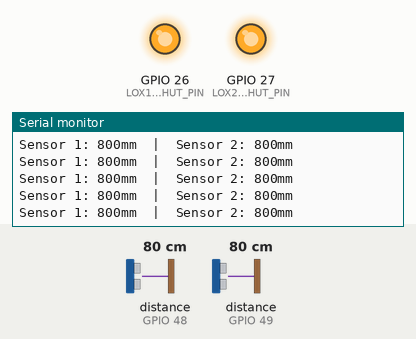
Simulated run of this sketch. Board: ESP32. Shown: output pins drawn as LEDs (lit = HIGH), the last lines printed to the serial monitor. The inputs (shaded band) are chosen by the test bench; at power-on: distance to the obstacle (sensors on GPIO 48, GPIO 49) 80 cm.

Above: at 1.2 s.
1.3 s: distance to the obstacle (sensor on GPIO 48) set to 250 cm
At 1.53 s:
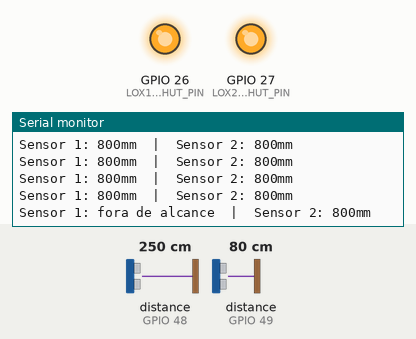
3.3 s: distance to the obstacle (sensor on GPIO 49) set to 250 cm
At 3.53 s:
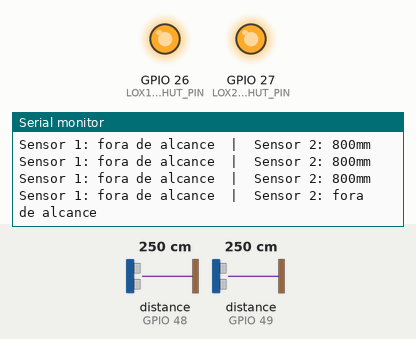
5.3 s: distance to the obstacle (sensor on GPIO 48) set to 2 cm
At 5.53 s:
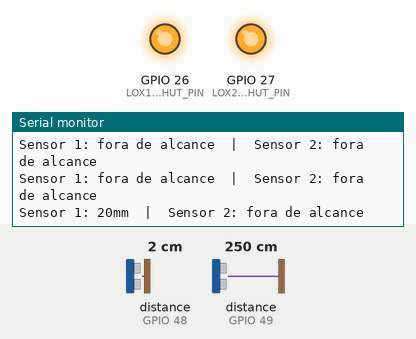

Measured:
- after the input at 1.3 s, the serial monitor: prints a new line after 0.10 s (image 1)
- after the input at 3.3 s, the serial monitor: prints a new line after 0.09 s (image 2)
- after the input at 5.3 s, the serial monitor: prints a new line after 0.09 s (image 3)

The sketch:

Sensores_de_distancia_VL53L0X.ino
```cpp
#include <Arduino.h>
#include <Wire.h>
#include <Adafruit_VL53L0X.h>

// Objetos para os sensores
Adafruit_VL53L0X lox1 = Adafruit_VL53L0X();
Adafruit_VL53L0X lox2 = Adafruit_VL53L0X();

// Pinos XSHUT (reset) para cada sensor
#define LOX1_XSHUT_PIN 26
#define LOX2_XSHUT_PIN 27

void setup() {
  Serial.begin(115200);

  // Aguarda a serial (opcional para placas com USB nativo)
  while (!Serial) {
    delay(10);
  }

  Serial.println("\nIniciando dois sensores VL53L0X");

  // Configura pinos XSHUT
  pinMode(LOX1_XSHUT_PIN, OUTPUT);
  pinMode(LOX2_XSHUT_PIN, OUTPUT);

  // Inicialmente desliga ambos os sensores
  digitalWrite(LOX1_XSHUT_PIN, LOW);
  digitalWrite(LOX2_XSHUT_PIN, LOW);
  delay(10);

  // Ativa e configura o Sensor 1
  digitalWrite(LOX1_XSHUT_PIN, HIGH);
  delay(10);

  if (!lox1.begin(0x30)) {  // Endereço I2C 0x30
    Serial.println(F("Falha no Sensor 1 (VL53L0X)"));
    while (1);
  }
  Serial.println(F("Sensor 1 OK"));

  // Ativa e configura o Sensor 2
  digitalWrite(LOX2_XSHUT_PIN, HIGH);
  delay(10);

  if (!lox2.begin(0x31)) {  // Endereço I2C 0x31
    Serial.println(F("Falha no Sensor 2 (VL53L0X)"));
    while (1);
  }
  Serial.println(F("Sensor 2 OK"));

  // Inicia medição contínua
  lox1.startRangeContinuous();
  lox2.startRangeContinuous();

  Serial.println("\nPronto para medir...");
  Serial.println("------------------------");
}

void loop() {
  VL53L0X_RangingMeasurementData_t medida1;
  VL53L0X_RangingMeasurementData_t medida2;

  // Lê Sensor 1
  lox1.rangingTest(&medida1, false); // 'false' desativa debug no serial

  Serial.print("Sensor 1: ");
  if (medida1.RangeStatus != 4) {  // Status 4 = fora de alcance
    Serial.print(medida1.RangeMilliMeter);
    Serial.print("mm");
  } else {
    Serial.print("fora de alcance");
  }

  // Lê Sensor 2
  lox2.rangingTest(&medida2, false);

  Serial.print("  |  Sensor 2: ");
  if (medida2.RangeStatus != 4) {
    Serial.print(medida2.RangeMilliMeter);
    Serial.print("mm");
  } else {
    Serial.print("fora de alcance");
  }

  Serial.println(); // Nova linha
  delay(100); // Intervalo entre leituras
}
/*
**Conexões**

| VL53L0X | ESP32                                   |
| ------- | --------------------------------------- |
| VCC     | 3.3V                                    |
| GND     | GND                                     |
| SDA     | GPIO 21                                 |
| SCL     | GPIO 22                                 |
| XSHUT   | GPIO 26 / GPIO 27 (Sensor 1 / Sensor 2) |
*/
```
